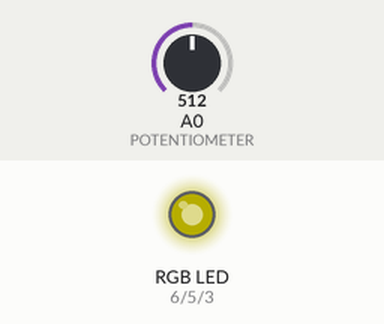
A sketch run on a simulated Arduino Uno, built with avr-gcc and run on an emulated ATmega328P. Parts: an RGB LED mixed from three pins (HIGH = lit). The inputs (shaded band) are chosen by the test bench; at power-on: A0 (POTENTIOMETER) = 512. Dim RGB values are drawn brighter than linear.

Above: at 1.27 s.
1.3 s: A0 (POTENTIOMETER) set to 245
At 2.61 s:
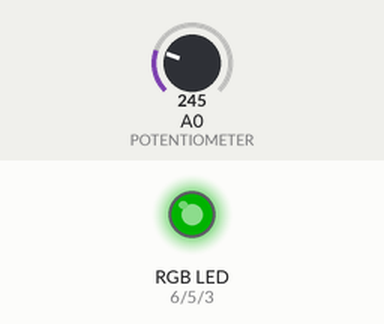
4.3 s: A0 (POTENTIOMETER) set to 306
7.3 s: A0 (POTENTIOMETER) set to 122
10.3 s: A0 (POTENTIOMETER) set to 0
At 11.5 s:
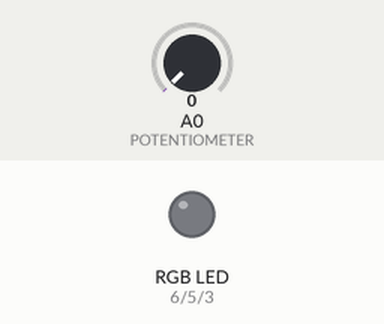
11.8 s: A0 (POTENTIOMETER) set to 8
At 12.6 s:
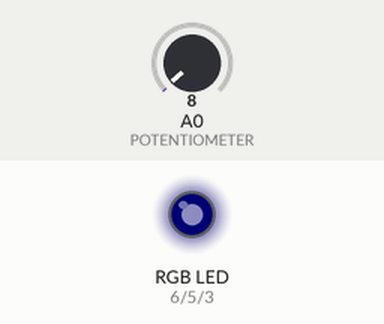
14.8 s: A0 (POTENTIOMETER) set to 10
At 17.1 s:
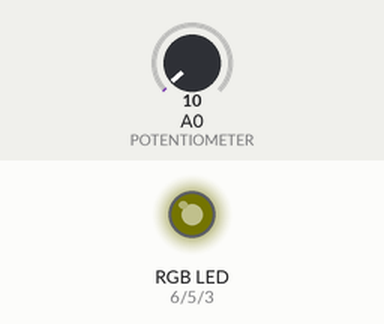
Timing chart, 0 to 18.8 s (numbered marks = the images above; inputs shaded):
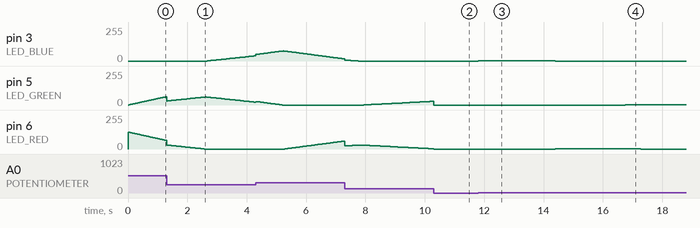

The sketch:

l02_z03.ino
```cpp
#define LED_RED   6
#define LED_GREEN 5
#define LED_BLUE  3
#define POTENTIOMETER A0

const int fadeDelay = 10;

void setup() {
  pinMode(LED_RED, OUTPUT);
  pinMode(LED_GREEN, OUTPUT);
  pinMode(LED_BLUE, OUTPUT);
  pinMode(POTENTIOMETER, INPUT);
}

void setColor(int r, int g, int b, float brightness) {
  analogWrite(LED_RED, r * brightness);
  analogWrite(LED_GREEN, g * brightness);
  analogWrite(LED_BLUE, b * brightness);
}

void loop() {
  int potValue = analogRead(POTENTIOMETER);
  float brightness = potValue / 1023.0;

  // od czerwonego do zielonego
  for (int i = 0; i <= 255; i++) {
    potValue = analogRead(POTENTIOMETER);
    brightness = potValue / 1023.0;
    setColor(255 - i, i, 0, brightness);
    delay(fadeDelay);
  }

  // od zielonego do niebieskiego
  for (int i = 0; i <= 255; i++) {
    potValue = analogRead(POTENTIOMETER);
    brightness = potValue / 1023.0;
    setColor(0, 255 - i, i, brightness);
    delay(fadeDelay);
  }

  // od niebieskiego do czerwonego
  for (int i = 0; i <= 255; i++) {
    potValue = analogRead(POTENTIOMETER);
    brightness = potValue / 1023.0;
    setColor(i, 0, 255 - i, brightness);
    delay(fadeDelay);
  }
}
```

Measured:
- after the input at 10.3 s, pin 3 (LED_BLUE): stays 0/255 (without the input it goes to 1/255 after 0.26 s)
- after the input at 11.8 s, pin 3 (LED_BLUE): 0/255 → 1/255 at once, → 0/255 2.6 s later; pin 6 (LED_RED): 0/255 → 1/255 after 2.6 s
- after the input at 14.8 s, pin 5 (LED_GREEN): 0/255 → 1/255 after 2.0 s instead of 2.2 s; pin 6 (LED_RED): 1/255 → 2/255 after 0.39 s, → 1/255 1.0 s later, → 0/255 1.0 s later
